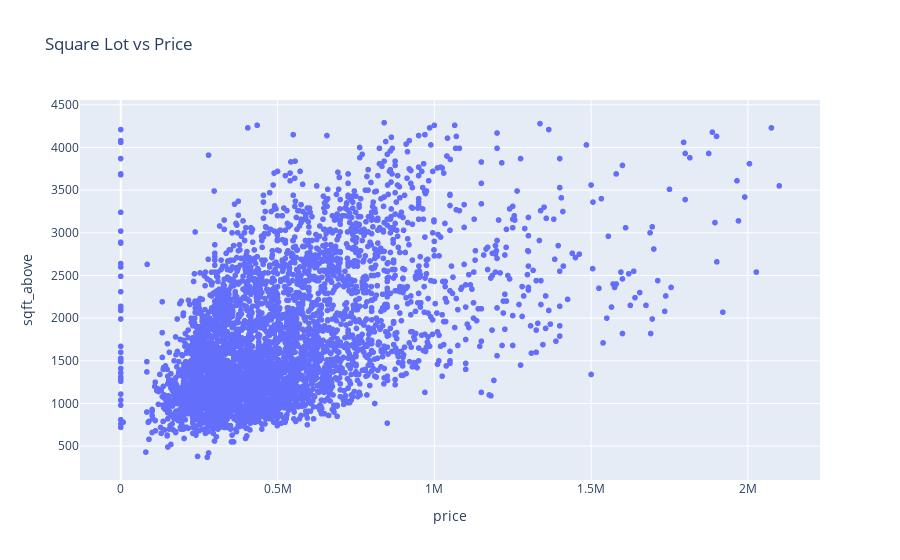

The notebook cell this image was saved under:
### Code cell
px.scatter(
    cleaned_df,
    y="sqft_above", 
    x="price",
    title="Square Lot vs Price",
)

### Figure 1 — Plotly figure (JSON) as saved in the notebook; plotly's stock layout.template omitted (floating-point values rounded to 4 significant figures; data arrays with more than 128 entries replaced by an {"elided": "..."} marker saying what was removed)
{"data": [{"hovertemplate": "price=%{x}<br>sqft_above=%{y}<extra></extra>", "legendgroup": "", "marker": {"color": "#636efa", "symbol": "circle"}, "mode": "markers", "name": "", "showlegend": false, "type": "scattergl", "x": {"elided": "4384 float values"}, "xaxis": "x", "y": {"elided": "4384 int values"}, "yaxis": "y"}], "layout": {"legend": {"tracegroupgap": 0}, "title": {"text": "Square Lot vs Price"}, "xaxis": {"anchor": "y", "domain": [0, 1], "title": {"text": "price"}}, "yaxis": {"anchor": "x", "domain": [0, 1], "title": {"text": "sqft_above"}}}}
